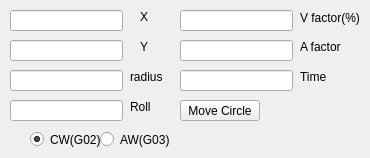
       <widget class="QWidget" name="tab_5">
        <attribute name="title">
         <string>MovC_Type1</string>
        </attribute>
        <widget class="QLabel" name="label_22">
         <property name="geometry">
          <rect>
           <x>140</x>
           <y>10</y>
           <width>47</width>
           <height>13</height>
          </rect>
         </property>
         <property name="text">
          <string>X</string>
         </property>
        </widget>
        <widget class="QLineEdit" name="tb_roll_ang_c1">
         <property name="geometry">
          <rect>
           <x>10</x>
           <y>100</y>
           <width>113</width>
           <height>21</height>
          </rect>
         </property>
        </widget>
        <widget class="QLabel" name="lb_1">
         <property name="geometry">
          <rect>
           <x>130</x>
           <y>70</y>
           <width>47</width>
           <height>13</height>
          </rect>
         </property>
         <property name="text">
          <string>radius</string>
         </property>
        </widget>
        <widget class="QLabel" name="label_24">
         <property name="geometry">
          <rect>
           <x>140</x>
           <y>40</y>
           <width>47</width>
           <height>13</height>
          </rect>
         </property>
         <property name="text">
          <string>Y</string>
         </property>
        </widget>
        <widget class="QLabel" name="label_25">
         <property name="geometry">
          <rect>
           <x>300</x>
           <y>70</y>
           <width>47</width>
           <height>13</height>
          </rect>
         </property>
         <property name="text">
          <string>Time</string>
         </property>
        </widget>
        <widget class="QLabel" name="label_26">
         <property name="geometry">
          <rect>
           <x>300</x>
           <y>10</y>
           <width>61</width>
           <height>16</height>
          </rect>
         </property>
         <property name="text">
          <string>V factor(%)</string>
         </property>
        </widget>
        <widget class="QPushButton" name="bt_movC1">
         <property name="geometry">
          <rect>
           <x>180</x>
           <y>100</y>
           <width>80</width>
           <height>21</height>
          </rect>
         </property>
         <property name="text">
          <string>Move Circle</string>
         </property>
        </widget>
        <widget class="QLineEdit" name="tb_v_factor_c1">
         <property name="geometry">
          <rect>
           <x>180</x>
           <y>10</y>
           <width>113</width>
           <height>21</height>
          </rect>
         </property>
        </widget>
        <widget class="QLabel" name="label_27">
         <property name="geometry">
          <rect>
           <x>300</x>
           <y>40</y>
           <width>47</width>
           <height>13</height>
          </rect>
         </property>
         <property name="text">
          <string>A factor</string>
         </property>
        </widget>
        <widget class="QLineEdit" name="tb_a_factor_c1">
         <property name="geometry">
          <rect>
           <x>180</x>
           <y>40</y>
           <width>113</width>
           <height>21</height>
          </rect>
         </property>
        </widget>
        <widget class="QLineEdit" name="tb_x_cor_c1">
         <property name="geometry">
          <rect>
           <x>10</x>
           <y>10</y>
           <width>113</width>
           <height>21</height>
          </rect>
         </property>
        </widget>
        <widget class="QLabel" name="label_28">
         <property name="geometry">
          <rect>
           <x>130</x>
           <y>100</y>
           <width>47</width>
           <height>13</height>
          </rect>
         </property>
         <property name="text">
          <string>Roll</string>
         </property>
        </widget>
        <widget class="QLineEdit" name="tb_radius_cor">
         <property name="geometry">
          <rect>
           <x>10</x>
           <y>70</y>
           <width>113</width>
           <height>21</height>
          </rect>
         </property>
        </widget>
        <widget class="QLineEdit" name="tb_y_cor_c1">
         <property name="geometry">
          <rect>
           <x>10</x>
           <y>40</y>
           <width>113</width>
           <height>21</height>
          </rect>
         </property>
        </widget>
        <widget class="QLineEdit" name="tb_time_c1">
         <property name="geometry">
          <rect>
           <x>180</x>
           <y>70</y>
           <width>113</width>
           <height>21</height>
          </rect>
         </property>
        </widget>
        <widget class="QRadioButton" name="rb_cw_c1">
         <property name="geometry">
          <rect>
           <x>30</x>
           <y>130</y>
           <width>71</width>
           <height>19</height>
          </rect>
         </property>
         <property name="text">
          <string>CW(G02)</string>
         </property>
         <property name="checked">
          <bool>true</bool>
         </property>
        </widget>
        <widget class="QRadioButton" name="rb_aw_c1">
         <property name="geometry">
          <rect>
           <x>100</x>
           <y>130</y>
           <width>71</width>
           <height>19</height>
          </rect>
         </property>
         <property name="text">
          <string>AW(G03)</string>
         </property>
        </widget>
       </widget>
